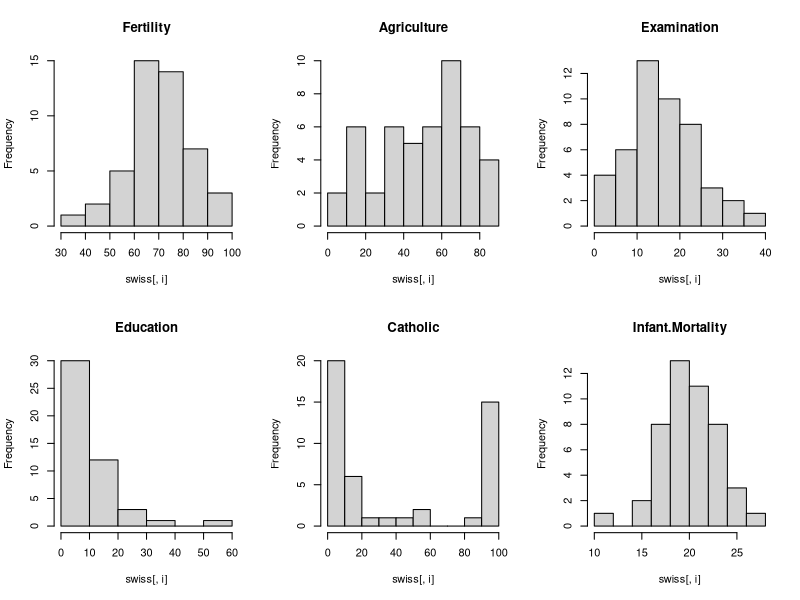
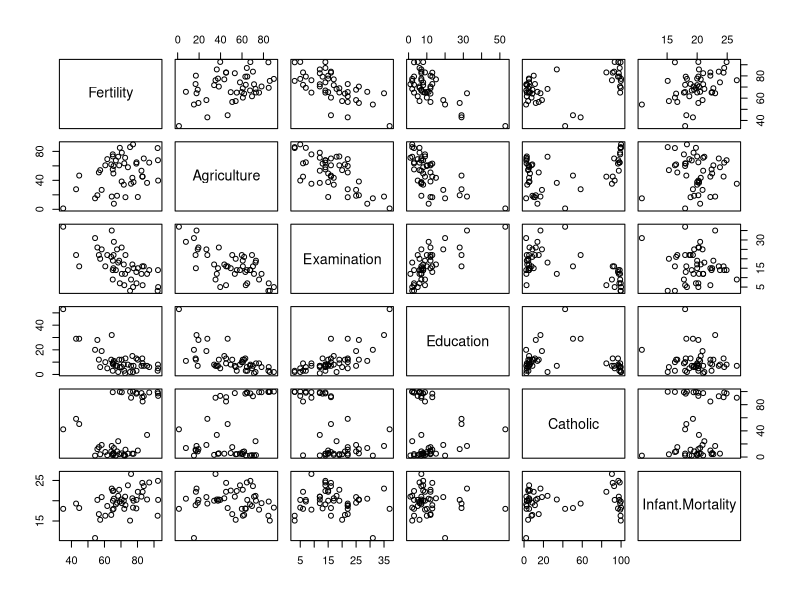

These figures' R source, in order:
# DST_01_07_dplyr.R

# INSTALL AND LOAD PACKAGES ################################

install.packages("dplyr")
library(dplyr)
library(datasets)

# LOAD DATA ################################################

?swiss
head(swiss)  # Only shows first 10 cases by default

## Explore Data ############################################

# Multiple histograms
oldpar <- par()     # Save graphical parameters
par(mfrow=c(2, 3))  # Change graphics to 2 rows & 3 col
colnames <- dimnames(swiss)[[2]]  # Save variable names
# Loop through variables
for (i in 1:ncol(swiss)) {
  hist(swiss[, i],
       main = colnames[i])
}
par <- oldpar       # Restore graphical parameters
plot(swiss)         # Scatterplot matrix

# BASIC "VERBS" OF DPLYR ###################################

# filter() (and slice())
# arrange()
# select() (and rename())
# distinct()
# mutate() (and transmute())
# summarise() (or summarize())
# sample_n() and sample_frac()

## Filter & Sort Data ######################################

filter(swiss, Catholic > 60)
# Same as swiss[swiss$Catholic > 60, ]

# Sort with arrange()
arrange(swiss, desc(Education), Catholic)

# Select columns
select(swiss, Education, Examination, Agriculture)

# Select adjacent columns, inclusive
select(swiss, Agriculture:Education)

# Exclusive selection
select(swiss, -(Catholic:Infant.Mortality))

# Extract distinct (unique) rows
distinct(select(swiss, Education))

## Calculate Columns #######################################

swiss1 <- swiss
swiss1 <- mutate(swiss1,
                 rank_Catholic = rank(-Catholic),  # Reverse for ranking
                 majority_Catholic = ifelse(Catholic > 50, "True", "False")
)

swiss1 %>%
  select(Catholic, rank_Catholic, majority_Catholic) %>%
  arrange(desc(Catholic))

# Keep only the new variables
swiss2 <- swiss
swiss2 <- transmute(swiss2,
                    rank_Catholic = rank(-Catholic),  # Reverse for ranking
                    majority_Catholic = ifelse(Catholic > 50, "True", "False")
)
swiss2

## Sample Cases ############################################

# Randomly sample rows with sample_n() and sample_frac()
# Use replace = TRUE to perform a bootstrap sample.
sample_n(swiss, 10)
sample_frac(swiss, 0.20)

# GROUPED OPERATIONS #######################################

by_majority <- group_by(swiss1, majority_Catholic)
summarize(by_majority,
          count = n(),
          ag_mean = mean(Agriculture))

# CLEAN UP #################################################

# Clear workspace
rm(list = ls()) 

# Clear packages
detach("package:dplyr", unload = TRUE)
detach("package:datasets", unload = TRUE)

# Clear plots
dev.off() 

# Clear console
cat("\014")  # ctrl+L
